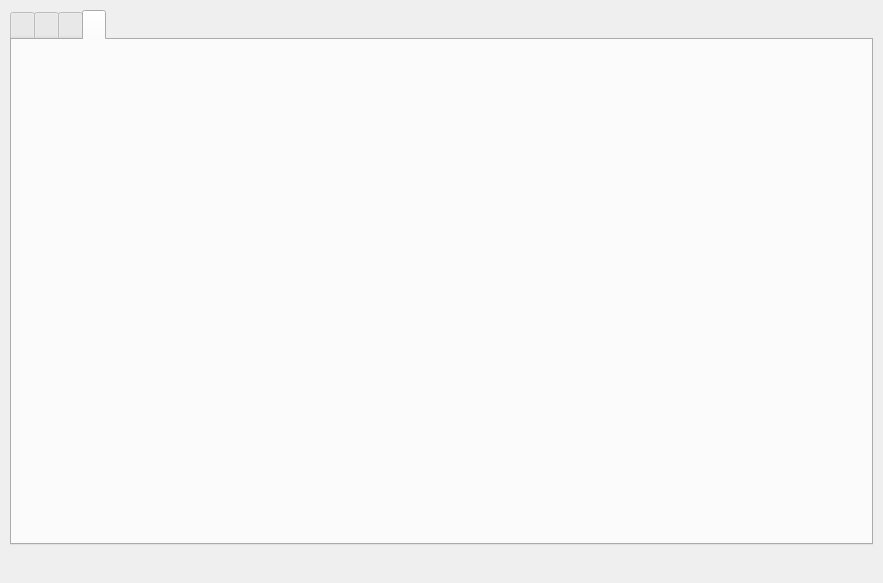
<?xml version="1.0" encoding="UTF-8"?>
<ui version="4.0">
 <class>MainWindow</class>
 <widget class="QMainWindow" name="MainWindow">
  <property name="geometry">
   <rect>
    <x>0</x>
    <y>0</y>
    <width>883</width>
    <height>583</height>
   </rect>
  </property>
  <property name="windowTitle">
   <string>PrecioFacil</string>
  </property>
  <property name="windowIcon">
   <iconset>
    <normaloff>../resources/icons/icon.ico</normaloff>../resources/icons/icon.ico</iconset>
  </property>
  <widget class="QWidget" name="centralwidget">
   <layout class="QGridLayout" name="gridLayout">
    <property name="leftMargin">
     <number>10</number>
    </property>
    <property name="topMargin">
     <number>10</number>
    </property>
    <property name="rightMargin">
     <number>10</number>
    </property>
    <property name="bottomMargin">
     <number>10</number>
    </property>
    <item row="0" column="0">
     <widget class="QTabWidget" name="tabWidget">
      <property name="font">
       <font>
        <pointsize>11</pointsize>
       </font>
      </property>
      <property name="currentIndex">
       <number>3</number>
      </property>
      <property name="iconSize">
       <size>
        <width>87</width>
        <height>25</height>
       </size>
      </property>
      <widget class="QWidget" name="tab_hh">
       <attribute name="icon">
        <iconset>
         <normaloff>../resources/img/hh.png</normaloff>../resources/img/hh.png</iconset>
       </attribute>
       <attribute name="title">
        <string/>
       </attribute>
       <layout class="QGridLayout" name="gridLayout_4">
        <item row="0" column="0">
         <layout class="QVBoxLayout" name="verticalLayout">
          <item>
           <widget class="QGroupBox" name="groupBox">
            <property name="font">
             <font>
              <pointsize>11</pointsize>
              <bold>true</bold>
             </font>
            </property>
            <property name="title">
             <string>Búsqueda 🔍</string>
            </property>
            <layout class="QGridLayout" name="gridLayout_2">
             <item row="0" column="0">
              <widget class="QLineEdit" name="lineEdit_search_hh">
               <property name="font">
                <font>
                 <pointsize>11</pointsize>
                 <bold>false</bold>
                </font>
               </property>
               <property name="placeholderText">
                <string>Ingrese código, subcategoría o descripción del producto</string>
               </property>
              </widget>
             </item>
             <item row="1" column="0">
              <widget class="QLabel" name="label_search_hh">
               <property name="font">
                <font>
                 <pointsize>11</pointsize>
                 <bold>false</bold>
                </font>
               </property>
               <property name="text">
                <string/>
               </property>
              </widget>
             </item>
             <item row="2" column="0">
              <widget class="QTableWidget" name="tableWidget_search_hh">
               <property name="font">
                <font>
                 <pointsize>11</pointsize>
                 <bold>false</bold>
                </font>
               </property>
               <property name="editTriggers">
                <set>QAbstractItemView::EditTrigger::NoEditTriggers</set>
               </property>
               <property name="tabKeyNavigation">
                <bool>false</bool>
               </property>
               <property name="alternatingRowColors">
                <bool>true</bool>
               </property>
               <property name="selectionMode">
                <enum>QAbstractItemView::SelectionMode::SingleSelection</enum>
               </property>
               <property name="selectionBehavior">
                <enum>QAbstractItemView::SelectionBehavior::SelectRows</enum>
               </property>
               <attribute name="verticalHeaderVisible">
                <bool>false</bool>
               </attribute>
               <column>
                <property name="text">
                 <string>CÓDIGO</string>
                </property>
                <property name="font">
                 <font>
                  <pointsize>11</pointsize>
                  <bold>true</bold>
                 </font>
                </property>
               </column>
               <column>
                <property name="text">
                 <string>SUBCATEGORÍA</string>
                </property>
                <property name="font">
                 <font>
                  <pointsize>11</pointsize>
                  <italic>false</italic>
                  <bold>true</bold>
                 </font>
                </property>
               </column>
               <column>
                <property name="text">
                 <string>DESCRIPCIÓN</string>
                </property>
                <property name="font">
                 <font>
                  <pointsize>11</pointsize>
                  <italic>false</italic>
                  <bold>true</bold>
                 </font>
                </property>
               </column>
               <column>
                <property name="text">
                 <string>PRECIO+IVA</string>
                </property>
                <property name="font">
                 <font>
                  <pointsize>11</pointsize>
                  <bold>true</bold>
                 </font>
                </property>
               </column>
              </widget>
             </item>
            </layout>
           </widget>
          </item>
          <item>
           <widget class="QGroupBox" name="groupBox_2">
            <property name="font">
             <font>
              <pointsize>11</pointsize>
              <bold>true</bold>
             </font>
            </property>
            <property name="title">
             <string>Más usados ⭐</string>
            </property>
            <layout class="QGridLayout" name="gridLayout_3">
             <item row="0" column="0">
              <layout class="QHBoxLayout" name="horizontalLayout_2">
               <item>
                <widget class="QComboBox" name="comboBox_most_used_hh">
                 <property name="minimumSize">
                  <size>
                   <width>456</width>
                   <height>0</height>
                  </size>
                 </property>
                 <property name="font">
                  <font>
                   <pointsize>11</pointsize>
                   <bold>false</bold>
                  </font>
                 </property>
                </widget>
               </item>
               <item>
                <spacer name="horizontalSpacer">
                 <property name="orientation">
                  <enum>Qt::Orientation::Horizontal</enum>
                 </property>
                 <property name="sizeHint" stdset="0">
                  <size>
                   <width>40</width>
                   <height>20</height>
                  </size>
                 </property>
                </spacer>
               </item>
              </layout>
             </item>
             <item row="2" column="0">
              <widget class="QTableWidget" name="tableWidget_defaults_hh">
               <property name="font">
                <font>
                 <pointsize>11</pointsize>
                 <bold>false</bold>
                </font>
               </property>
               <property name="editTriggers">
                <set>QAbstractItemView::EditTrigger::NoEditTriggers</set>
               </property>
               <property name="alternatingRowColors">
                <bool>true</bool>
               </property>
               <property name="selectionMode">
                <enum>QAbstractItemView::SelectionMode::SingleSelection</enum>
               </property>
               <property name="selectionBehavior">
                <enum>QAbstractItemView::SelectionBehavior::SelectRows</enum>
               </property>
               <attribute name="verticalHeaderVisible">
                <bool>false</bool>
               </attribute>
               <column>
                <property name="text">
                 <string>CÓDIGO</string>
                </property>
                <property name="font">
                 <font>
                  <pointsize>11</pointsize>
                  <bold>true</bold>
                 </font>
                </property>
               </column>
               <column>
                <property name="text">
                 <string>SUBCATEGORÍA</string>
                </property>
                <property name="font">
                 <font>
                  <pointsize>11</pointsize>
                  <bold>true</bold>
                 </font>
                </property>
               </column>
               <column>
                <property name="text">
                 <string>DESCRIPCIÓN</string>
                </property>
                <property name="font">
                 <font>
                  <pointsize>11</pointsize>
                  <bold>true</bold>
                 </font>
                </property>
               </column>
               <column>
                <property name="text">
                 <string>PRECIO+IVA</string>
                </property>
                <property name="font">
                 <font>
                  <pointsize>11</pointsize>
                  <bold>true</bold>
                 </font>
                </property>
               </column>
              </widget>
             </item>
            </layout>
           </widget>
          </item>
          <item>
           <widget class="QLabel" name="label_validity_date_hh">
            <property name="font">
             <font>
              <pointsize>9</pointsize>
              <italic>false</italic>
             </font>
            </property>
            <property name="text">
             <string/>
            </property>
           </widget>
          </item>
         </layout>
        </item>
       </layout>
      </widget>
      <widget class="QWidget" name="tab_etma">
       <attribute name="icon">
        <iconset>
         <normaloff>../resources/img/etma.png</normaloff>../resources/img/etma.png</iconset>
       </attribute>
       <attribute name="title">
        <string/>
       </attribute>
       <layout class="QGridLayout" name="gridLayout_7">
        <item row="0" column="0">
         <layout class="QVBoxLayout" name="verticalLayout_2">
          <item>
           <widget class="QGroupBox" name="groupBox_3">
            <property name="font">
             <font>
              <pointsize>11</pointsize>
              <bold>true</bold>
             </font>
            </property>
            <property name="title">
             <string>Búsqueda 🔍</string>
            </property>
            <layout class="QGridLayout" name="gridLayout_5">
             <item row="0" column="0">
              <widget class="QLineEdit" name="lineEdit_search_etma">
               <property name="font">
                <font>
                 <pointsize>11</pointsize>
                 <bold>false</bold>
                </font>
               </property>
               <property name="placeholderText">
                <string>Ingrese código, subcategoría o descripción del producto</string>
               </property>
              </widget>
             </item>
             <item row="1" column="0">
              <widget class="QLabel" name="label_search_etma">
               <property name="font">
                <font>
                 <pointsize>11</pointsize>
                 <bold>false</bold>
                </font>
               </property>
               <property name="text">
                <string/>
               </property>
              </widget>
             </item>
             <item row="2" column="0">
              <widget class="QTableWidget" name="tableWidget_search_etma">
               <property name="font">
                <font>
                 <pointsize>11</pointsize>
                 <bold>false</bold>
                </font>
               </property>
               <property name="editTriggers">
                <set>QAbstractItemView::EditTrigger::NoEditTriggers</set>
               </property>
               <property name="tabKeyNavigation">
                <bool>false</bool>
               </property>
               <property name="alternatingRowColors">
                <bool>true</bool>
               </property>
               <property name="selectionMode">
                <enum>QAbstractItemView::SelectionMode::SingleSelection</enum>
               </property>
               <property name="selectionBehavior">
                <enum>QAbstractItemView::SelectionBehavior::SelectRows</enum>
               </property>
               <attribute name="verticalHeaderVisible">
                <bool>false</bool>
               </attribute>
               <column>
                <property name="text">
                 <string>CÓDIGO</string>
                </property>
                <property name="font">
                 <font>
                  <pointsize>11</pointsize>
                  <bold>true</bold>
                 </font>
                </property>
               </column>
               <column>
                <property name="text">
                 <string>SUBCATEGORÍA</string>
                </property>
                <property name="font">
                 <font>
                  <pointsize>11</pointsize>
                  <italic>false</italic>
                  <bold>true</bold>
                 </font>
                </property>
               </column>
               <column>
                <property name="text">
                 <string>DESCRIPCIÓN</string>
                </property>
                <property name="font">
                 <font>
                  <pointsize>11</pointsize>
                  <italic>false</italic>
                  <bold>true</bold>
                 </font>
                </property>
               </column>
               <column>
                <property name="text">
                 <string>PRECIO+IVA</string>
                </property>
                <property name="font">
                 <font>
                  <pointsize>11</pointsize>
                  <bold>true</bold>
                 </font>
                </property>
               </column>
              </widget>
             </item>
            </layout>
           </widget>
          </item>
          <item>
           <widget class="QGroupBox" name="groupBox_4">
            <property name="font">
             <font>
              <pointsize>11</pointsize>
              <bold>true</bold>
             </font>
            </property>
            <property name="title">
             <string>Más usados ⭐</string>
            </property>
            <layout class="QGridLayout" name="gridLayout_6">
             <item row="1" column="0">
              <widget class="QTableWidget" name="tableWidget_defaults_etma">
               <property name="font">
                <font>
                 <pointsize>11</pointsize>
                 <bold>false</bold>
                </font>
               </property>
               <property name="editTriggers">
                <set>QAbstractItemView::EditTrigger::NoEditTriggers</set>
               </property>
               <property name="alternatingRowColors">
                <bool>true</bool>
               </property>
               <property name="selectionMode">
                <enum>QAbstractItemView::SelectionMode::SingleSelection</enum>
               </property>
               <property name="selectionBehavior">
                <enum>QAbstractItemView::SelectionBehavior::SelectRows</enum>
               </property>
               <attribute name="verticalHeaderVisible">
                <bool>false</bool>
               </attribute>
               <column>
                <property name="text">
                 <string>CÓDIGO</string>
                </property>
                <property name="font">
                 <font>
                  <pointsize>11</pointsize>
                  <bold>true</bold>
                 </font>
                </property>
               </column>
               <column>
                <property name="text">
                 <string>SUBCATEGORÍA</string>
                </property>
                <property name="font">
                 <font>
                  <pointsize>11</pointsize>
                  <bold>true</bold>
                 </font>
                </property>
               </column>
               <column>
                <property name="text">
                 <string>DESCRIPCIÓN</string>
                </property>
                <property name="font">
                 <font>
                  <pointsize>11</pointsize>
                  <bold>true</bold>
                 </font>
                </property>
               </column>
               <column>
                <property name="text">
                 <string>PRECIO+IVA</string>
                </property>
                <property name="font">
                 <font>
                  <pointsize>11</pointsize>
                  <bold>true</bold>
                 </font>
                </property>
               </column>
              </widget>
             </item>
             <item row="0" column="0">
              <layout class="QHBoxLayout" name="horizontalLayout_4">
               <item>
                <widget class="QComboBox" name="comboBox_most_used_etma">
                 <property name="minimumSize">
                  <size>
                   <width>456</width>
                   <height>0</height>
                  </size>
                 </property>
                 <property name="font">
                  <font>
                   <pointsize>11</pointsize>
                   <bold>false</bold>
                  </font>
                 </property>
                </widget>
               </item>
               <item>
                <spacer name="horizontalSpacer_3">
                 <property name="orientation">
                  <enum>Qt::Orientation::Horizontal</enum>
                 </property>
                 <property name="sizeHint" stdset="0">
                  <size>
                   <width>40</width>
                   <height>20</height>
                  </size>
                 </property>
                </spacer>
               </item>
              </layout>
             </item>
            </layout>
           </widget>
          </item>
          <item>
           <widget class="QLabel" name="label_validity_date_etma">
            <property name="font">
             <font>
              <pointsize>9</pointsize>
              <italic>false</italic>
             </font>
            </property>
            <property name="text">
             <string/>
            </property>
           </widget>
          </item>
         </layout>
        </item>
       </layout>
      </widget>
      <widget class="QWidget" name="tab_camba">
       <attribute name="icon">
        <iconset>
         <normaloff>../resources/img/camba.png</normaloff>../resources/img/camba.png</iconset>
       </attribute>
       <attribute name="title">
        <string/>
       </attribute>
       <layout class="QGridLayout" name="gridLayout_8">
        <item row="0" column="0">
         <layout class="QVBoxLayout" name="verticalLayout_3">
          <item>
           <widget class="QGroupBox" name="groupBox_5">
            <property name="font">
             <font>
              <pointsize>11</pointsize>
              <bold>true</bold>
             </font>
            </property>
            <property name="title">
             <string>Búsqueda 🔍</string>
            </property>
            <layout class="QGridLayout" name="gridLayout_9">
             <item row="2" column="0">
              <widget class="QTableWidget" name="tableWidget_search_camba">
               <property name="font">
                <font>
                 <pointsize>11</pointsize>
                 <bold>false</bold>
                </font>
               </property>
               <property name="editTriggers">
                <set>QAbstractItemView::EditTrigger::NoEditTriggers</set>
               </property>
               <property name="tabKeyNavigation">
                <bool>false</bool>
               </property>
               <property name="alternatingRowColors">
                <bool>true</bool>
               </property>
               <property name="selectionMode">
                <enum>QAbstractItemView::SelectionMode::SingleSelection</enum>
               </property>
               <property name="selectionBehavior">
                <enum>QAbstractItemView::SelectionBehavior::SelectRows</enum>
               </property>
               <attribute name="verticalHeaderVisible">
                <bool>false</bool>
               </attribute>
               <column>
                <property name="text">
                 <string>CÓDIGO</string>
                </property>
                <property name="font">
                 <font>
                  <pointsize>11</pointsize>
                  <bold>true</bold>
                 </font>
                </property>
               </column>
               <column>
                <property name="text">
                 <string>SUBCATEGORÍA</string>
                </property>
                <property name="font">
                 <font>
                  <pointsize>11</pointsize>
                  <bold>true</bold>
                 </font>
                </property>
               </column>
               <column>
                <property name="text">
                 <string>DESCRIPCIÓN</string>
                </property>
                <property name="font">
                 <font>
                  <pointsize>11</pointsize>
                  <bold>true</bold>
                 </font>
                </property>
               </column>
               <column>
                <property name="text">
                 <string>PRECIO</string>
                </property>
                <property name="font">
                 <font>
                  <pointsize>11</pointsize>
                  <bold>true</bold>
                 </font>
                </property>
               </column>
              </widget>
             </item>
             <item row="0" column="0">
              <widget class="QLineEdit" name="lineEdit_search_camba">
               <property name="font">
                <font>
                 <pointsize>11</pointsize>
                 <bold>false</bold>
                </font>
               </property>
               <property name="placeholderText">
                <string>Ingrese código o descripción del producto</string>
               </property>
              </widget>
             </item>
             <item row="1" column="0">
              <widget class="QLabel" name="label_search_camba">
               <property name="font">
                <font>
                 <pointsize>11</pointsize>
                 <bold>false</bold>
                </font>
               </property>
               <property name="text">
                <string/>
               </property>
              </widget>
             </item>
            </layout>
           </widget>
          </item>
          <item>
           <widget class="QGroupBox" name="groupBox_6">
            <property name="font">
             <font>
              <pointsize>11</pointsize>
              <bold>true</bold>
             </font>
            </property>
            <property name="title">
             <string>Más usados ⭐</string>
            </property>
            <layout class="QGridLayout" name="gridLayout_10">
             <item row="2" column="0">
              <widget class="QTableWidget" name="tableWidget_defaults_camba">
               <property name="font">
                <font>
                 <pointsize>11</pointsize>
                 <bold>false</bold>
                </font>
               </property>
               <property name="editTriggers">
                <set>QAbstractItemView::EditTrigger::NoEditTriggers</set>
               </property>
               <property name="tabKeyNavigation">
                <bool>false</bool>
               </property>
               <property name="alternatingRowColors">
                <bool>true</bool>
               </property>
               <property name="selectionMode">
                <enum>QAbstractItemView::SelectionMode::SingleSelection</enum>
               </property>
               <property name="selectionBehavior">
                <enum>QAbstractItemView::SelectionBehavior::SelectRows</enum>
               </property>
               <attribute name="verticalHeaderVisible">
                <bool>false</bool>
               </attribute>
               <column>
                <property name="text">
                 <string>CÓDIGO</string>
                </property>
                <property name="font">
                 <font>
                  <pointsize>11</pointsize>
                  <bold>true</bold>
                 </font>
                </property>
               </column>
               <column>
                <property name="text">
                 <string>SUBCATEGORÍA</string>
                </property>
                <property name="font">
                 <font>
                  <pointsize>11</pointsize>
                  <bold>true</bold>
                 </font>
                </property>
               </column>
               <column>
                <property name="text">
                 <string>DESCRIPCIÓN</string>
                </property>
                <property name="font">
                 <font>
                  <pointsize>11</pointsize>
                  <bold>true</bold>
                 </font>
                </property>
               </column>
               <column>
                <property name="text">
                 <string>PRECIO</string>
                </property>
                <property name="font">
                 <font>
                  <pointsize>11</pointsize>
                  <bold>true</bold>
                 </font>
                </property>
               </column>
              </widget>
             </item>
             <item row="0" column="0">
              <layout class="QHBoxLayout" name="horizontalLayout_5">
               <item>
                <widget class="QComboBox" name="comboBox_most_used_camba">
                 <property name="minimumSize">
                  <size>
                   <width>456</width>
                   <height>0</height>
                  </size>
                 </property>
                </widget>
               </item>
               <item>
                <spacer name="horizontalSpacer_4">
                 <property name="orientation">
                  <enum>Qt::Orientation::Horizontal</enum>
                 </property>
                 <property name="sizeHint" stdset="0">
                  <size>
                   <width>40</width>
                   <height>20</height>
                  </size>
                 </property>
                </spacer>
               </item>
              </layout>
             </item>
            </layout>
           </widget>
          </item>
          <item>
           <widget class="QLabel" name="label_validity_date_camba">
            <property name="font">
             <font>
              <pointsize>9</pointsize>
             </font>
            </property>
            <property name="text">
             <string/>
            </property>
           </widget>
          </item>
         </layout>
        </item>
       </layout>
      </widget>
      <widget class="QWidget" name="tab">
       <attribute name="icon">
        <iconset>
         <normaloff>../resources/img/rosario.png</normaloff>../resources/img/rosario.png</iconset>
       </attribute>
       <attribute name="title">
        <string/>
       </attribute>
      </widget>
     </widget>
    </item>
    <item row="1" column="0">
     <layout class="QHBoxLayout" name="horizontalLayout">
      <item>
       <spacer name="horizontalSpacer_2">
        <property name="orientation">
         <enum>Qt::Orientation::Horizontal</enum>
        </property>
        <property name="sizeHint" stdset="0">
         <size>
          <width>40</width>
          <height>20</height>
         </size>
        </property>
       </spacer>
      </item>
      <item>
       <widget class="QPushButton" name="pushButton_theme">
        <property name="maximumSize">
         <size>
          <width>24</width>
          <height>16777215</height>
         </size>
        </property>
        <property name="toolTip">
         <string>Cambiar tema</string>
        </property>
        <property name="text">
         <string/>
        </property>
        <property name="icon">
         <iconset>
          <normaloff>resources/icons/icon_mode_dark.svg</normaloff>resources/icons/icon_mode_dark.svg</iconset>
        </property>
        <property name="iconSize">
         <size>
          <width>20</width>
          <height>20</height>
         </size>
        </property>
        <property name="flat">
         <bool>true</bool>
        </property>
       </widget>
      </item>
      <item>
       <widget class="QPushButton" name="pushButton_config">
        <property name="maximumSize">
         <size>
          <width>24</width>
          <height>16777215</height>
         </size>
        </property>
        <property name="toolTip">
         <string>Configuración</string>
        </property>
        <property name="text">
         <string/>
        </property>
        <property name="icon">
         <iconset>
          <normaloff>resources/icons/icon_config_dark.svg</normaloff>resources/icons/icon_config_dark.svg</iconset>
        </property>
        <property name="iconSize">
         <size>
          <width>20</width>
          <height>20</height>
         </size>
        </property>
        <property name="flat">
         <bool>true</bool>
        </property>
       </widget>
      </item>
      <item>
       <widget class="QPushButton" name="pushButton_about">
        <property name="maximumSize">
         <size>
          <width>24</width>
          <height>16777215</height>
         </size>
        </property>
        <property name="toolTip">
         <string>Acerca de</string>
        </property>
        <property name="text">
         <string/>
        </property>
        <property name="icon">
         <iconset>
          <normaloff>../resources/icons/icon_about_dark.svg</normaloff>../resources/icons/icon_about_dark.svg</iconset>
        </property>
        <property name="iconSize">
         <size>
          <width>20</width>
          <height>20</height>
         </size>
        </property>
        <property name="flat">
         <bool>true</bool>
        </property>
       </widget>
      </item>
     </layout>
    </item>
   </layout>
  </widget>
 </widget>
 <resources/>
 <connections/>
</ui>
